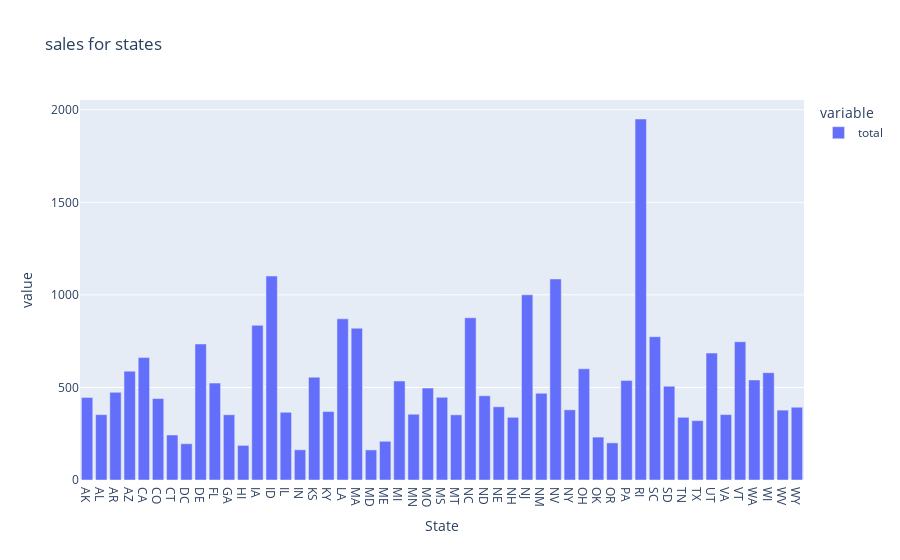

The cell this chart's notebook holds for it:
### Code cell
px.bar(states_avg,title="sales for states")

### Figure 1 — Plotly figure (JSON) as saved in the notebook; plotly's stock layout.template omitted (floating-point values rounded to 4 significant figures)
{"data": [{"alignmentgroup": "True", "hovertemplate": "variable=total<br>State=%{x}<br>value=%{y}<extra></extra>", "legendgroup": "total", "marker": {"color": "#636efa", "pattern": {"shape": ""}}, "name": "total", "offsetgroup": "total", "orientation": "v", "showlegend": true, "textposition": "auto", "type": "bar", "x": ["AK", "AL", "AR", "AZ", "CA", "CO", "CT", "DC", "DE", "FL", "GA", "HI", "IA", "ID", "IL", "IN", "KS", "KY", "LA", "MA", "MD", "ME", "MI", "MN", "MO", "MS", "MT", "NC", "ND", "NE", "NH", "NJ", "NM", "NV", "NY", "OH", "OK", "OR", "PA", "RI", "SC", "SD", "TN", "TX", "UT", "VA", "VT", "WA", "WI", "WV", "WY"], "xaxis": "x", "y": [445.7, 352.9, 473.6, 587.9, 661.1, 439.9, 243.1, 196.0, 734.7, 523.3, 352.5, 187.0, 835.6, 1102.0, 365.8, 163.3, 555.3, 369.6, 870.4, 819.9, 162.5, 209.0, 534.6, 355.4, 496.5, 446.9, 352.0, 876.4, 455.0, 395.5, 338.7, 1000.0, 468.4, 1086.0, 379.1, 600.7, 231.7, 200.6, 537.1, 1950, 774.1, 506.6, 338.7, 320.7, 685.6, 353.4, 746.7, 540.4, 579.6, 377.5, 393.1], "yaxis": "y"}], "layout": {"barmode": "relative", "legend": {"title": {"text": "variable"}, "tracegroupgap": 0}, "title": {"text": "sales for states"}, "xaxis": {"anchor": "y", "domain": [0, 1], "title": {"text": "State"}}, "yaxis": {"anchor": "x", "domain": [0, 1], "title": {"text": "value"}}}}
